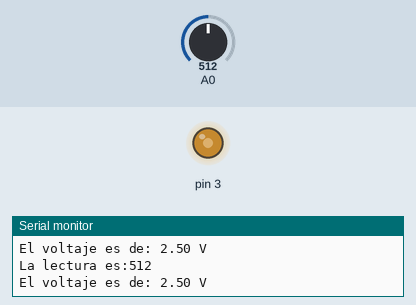
Recording of a sketch running on a simulated Arduino Uno, built with avr-gcc and run on an emulated ATmega328P. On the bench: output pins drawn as LEDs (lit = HIGH), the last lines printed to the serial monitor. The inputs (shaded band) are chosen by the test bench; at power-on: A0 = 512.

Above: at 1.2 s.
1.3 s: A0 set to 109
At 2.3 s:
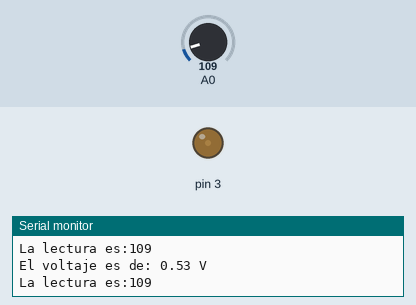
2.8 s: A0 set to 94
At 3.3 s:
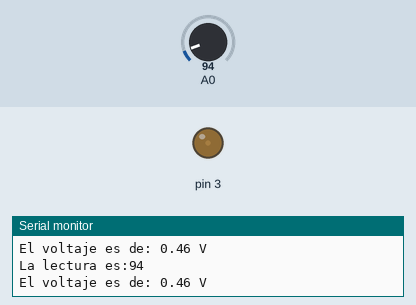
4.3 s: A0 set to 11
At 4.9 s:
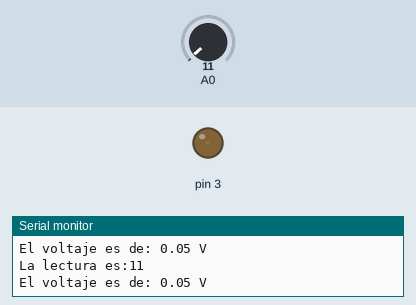
7.3 s: A0 set to 8
At 8.5 s:
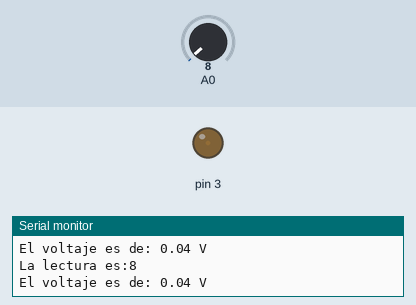
10.3 s: A0 set to 0
At 10.7 s:
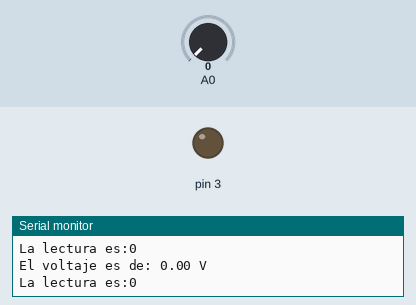
11.8 s: A0 set to 716
At 12.7 s:
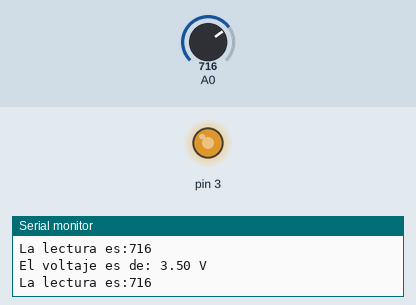
Timing chart, 0 to 14.3 s (numbered marks = the images above; inputs shaded):
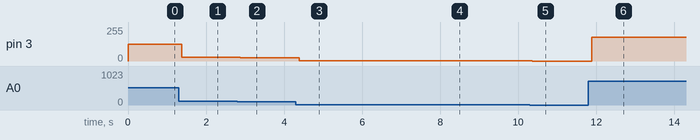

Measured:
- after the input at 1.3 s, pin 3: 127/255 → 27/255 after 0.08 s
- after the input at 2.8 s, pin 3: 27/255 → 23/255 after 0.08 s
- after the input at 4.3 s, pin 3: 23/255 → 2/255 after 0.09 s
- after the input at 7.3 s, pin 3: 2/255 → 1/255 after 0.06 s
- after the input at 10.3 s, pin 3: 1/255 → 0/255 after 0.06 s
- after the input at 11.8 s, pin 3: 0/255 → 178/255 after 0.08 s

The sketch:

Practica_11.ino
```cpp
int lectura=0;
double voltaje=0.0;
int medida=0;
void setup() {
  // put your setup code here, to run once:
 Serial.begin(9600);
 pinMode(3,OUTPUT);

}

void loop() {
  // put your main code here, to run repeatedly:
 lectura =analogRead(A0);
 Serial.print("La lectura es:");
  Serial.println(lectura);
 voltaje=(lectura*5.0)/1023.0;
 Serial.print("El voltaje es de: ");
 Serial.print(voltaje);
 Serial.println(" V");
// delay(1000);
 //medida=(lectura*255)/1023;
 lectura=map(lectura,0,1023,0,255);
 analogWrite(3,lectura);
}
```
